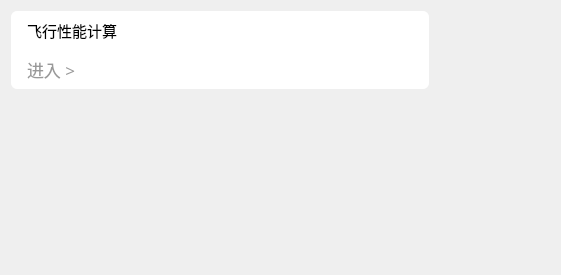
<?xml version="1.0" encoding="UTF-8"?>
<ui version="4.0">
 <class>FaceInterClass</class>
 <widget class="QWidget" name="FaceInterClass">
  <property name="geometry">
   <rect>
    <x>0</x>
    <y>0</y>
    <width>561</width>
    <height>275</height>
   </rect>
  </property>
  <property name="windowTitle">
   <string>FaceInter</string>
  </property>
  <layout class="QVBoxLayout" name="verticalLayout">
   <item>
    <widget class="QWidget" name="banner_2" native="true">
     <property name="sizePolicy">
      <sizepolicy hsizetype="Preferred" vsizetype="Preferred">
       <horstretch>0</horstretch>
       <verstretch>0</verstretch>
      </sizepolicy>
     </property>
     <property name="minimumSize">
      <size>
       <width>418</width>
       <height>78</height>
      </size>
     </property>
     <property name="maximumSize">
      <size>
       <width>418</width>
       <height>78</height>
      </size>
     </property>
     <property name="styleSheet">
      <string notr="true">QWidget#banner_2{
border: 0px;
background-color: #FFFFFF;
border-radius: 6px;
padding: 0px;
}</string>
     </property>
     <layout class="QVBoxLayout" name="verticalLayout_11">
      <property name="spacing">
       <number>0</number>
      </property>
      <property name="leftMargin">
       <number>0</number>
      </property>
      <property name="topMargin">
       <number>0</number>
      </property>
      <property name="rightMargin">
       <number>0</number>
      </property>
      <property name="bottomMargin">
       <number>0</number>
      </property>
      <item>
       <spacer name="verticalSpacer_6">
        <property name="orientation">
         <enum>Qt::Vertical</enum>
        </property>
        <property name="sizeHint" stdset="0">
         <size>
          <width>20</width>
          <height>12</height>
         </size>
        </property>
       </spacer>
      </item>
      <item>
       <layout class="QHBoxLayout" name="horizontalLayout_8">
        <property name="spacing">
         <number>0</number>
        </property>
        <item>
         <spacer name="horizontalSpacer_7">
          <property name="orientation">
           <enum>Qt::Horizontal</enum>
          </property>
          <property name="sizeType">
           <enum>QSizePolicy::Fixed</enum>
          </property>
          <property name="sizeHint" stdset="0">
           <size>
            <width>16</width>
            <height>17</height>
           </size>
          </property>
         </spacer>
        </item>
        <item>
         <layout class="QVBoxLayout" name="verticalLayout_9">
          <property name="spacing">
           <number>0</number>
          </property>
          <item>
           <widget class="QLabel" name="label_6">
            <property name="minimumSize">
             <size>
              <width>162</width>
              <height>15</height>
             </size>
            </property>
            <property name="font">
             <font>
              <family>思源黑体 CN Medium</family>
              <pointsize>11</pointsize>
             </font>
            </property>
            <property name="text">
             <string>飞行性能计算</string>
            </property>
           </widget>
          </item>
          <item>
           <widget class="QLabel" name="enter_label_2">
            <property name="font">
             <font>
              <family>思源黑体 CN Normal</family>
              <pointsize>13</pointsize>
             </font>
            </property>
            <property name="styleSheet">
             <string notr="true">QLabel {
color: #999999;
}
QLabel::hover {
color: #1E89FF;
}</string>
            </property>
            <property name="text">
             <string>进入 &gt;</string>
            </property>
           </widget>
          </item>
         </layout>
        </item>
        <item>
         <spacer name="horizontalSpacer_10">
          <property name="orientation">
           <enum>Qt::Horizontal</enum>
          </property>
          <property name="sizeType">
           <enum>QSizePolicy::Minimum</enum>
          </property>
          <property name="sizeHint" stdset="0">
           <size>
            <width>0</width>
            <height>20</height>
           </size>
          </property>
         </spacer>
        </item>
        <item>
         <widget class="QWidget" name="banner2image" native="true">
          <property name="minimumSize">
           <size>
            <width>182</width>
            <height>78</height>
           </size>
          </property>
          <property name="maximumSize">
           <size>
            <width>182</width>
            <height>78</height>
           </size>
          </property>
          <property name="styleSheet">
           <string notr="true">QWidget#banner2image{
border: 0px;
background-image: url(:/startpage/images/Banner2.png);
}</string>
          </property>
         </widget>
        </item>
       </layout>
      </item>
      <item>
       <spacer name="verticalSpacer_7">
        <property name="orientation">
         <enum>Qt::Vertical</enum>
        </property>
        <property name="sizeHint" stdset="0">
         <size>
          <width>20</width>
          <height>13</height>
         </size>
        </property>
       </spacer>
      </item>
     </layout>
    </widget>
   </item>
   <item>
    <spacer name="verticalSpacer">
     <property name="orientation">
      <enum>Qt::Vertical</enum>
     </property>
     <property name="sizeHint" stdset="0">
      <size>
       <width>20</width>
       <height>170</height>
      </size>
     </property>
    </spacer>
   </item>
  </layout>
 </widget>
 <layoutdefault spacing="6" margin="11"/>
 <resources/>
 <connections/>
</ui>
